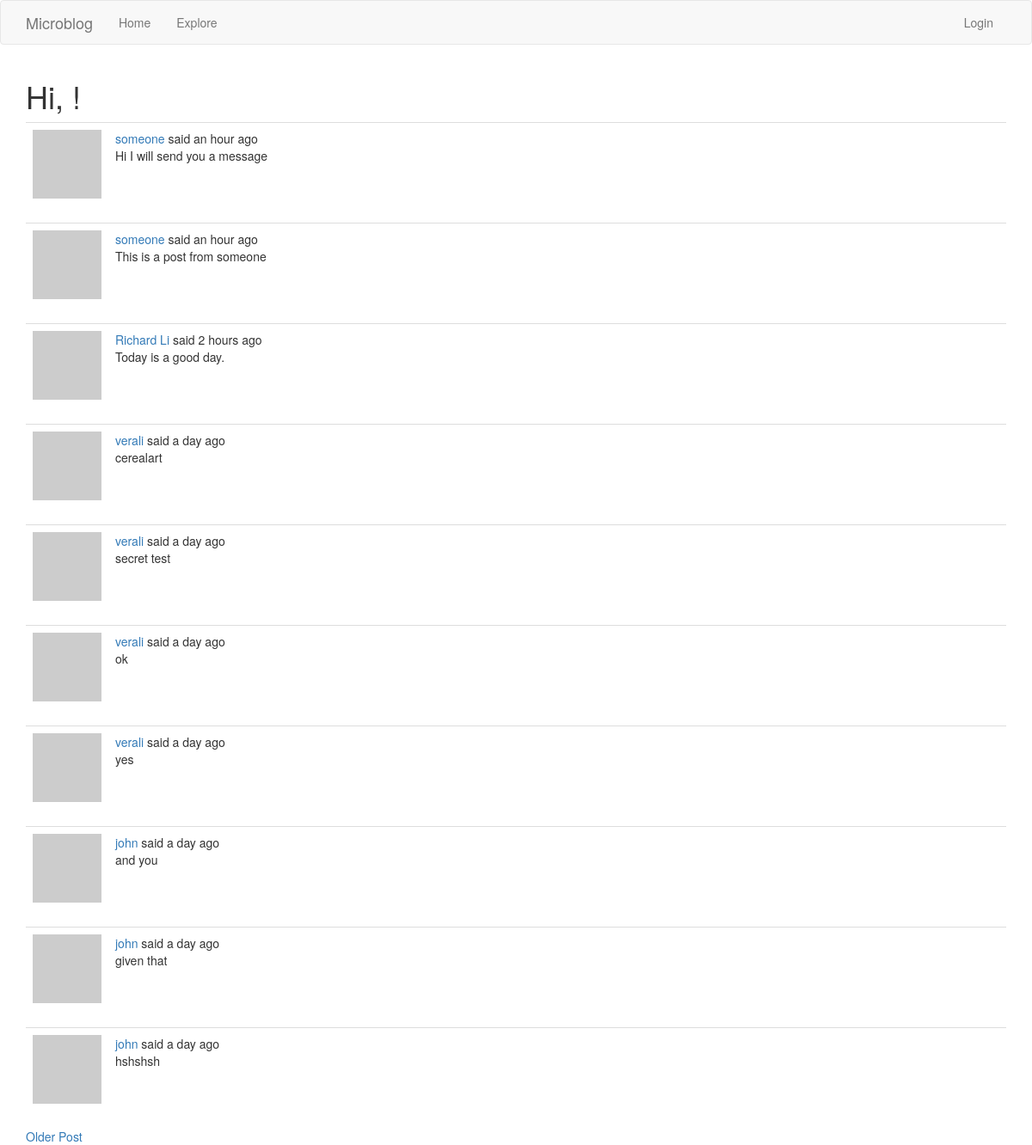
/explore, run on the app's committed database.
### app/models.py (models this page shows, shortened)
class Post(db.Model):
    id = db.Column(db.Integer,primary_key=True)
    body = db.Column(db.String(128))
    timestamp = db.Column(db.DateTime,index=True,default=datetime.utcnow)
    user_id = db.Column(db.Integer,db.ForeignKey('user.id'))

class User(UserMixin, db.Model):
    id = db.Column(db.Integer,primary_key = True)
    username = db.Column(db.String(64),index=True,unique=True)
    email = db.Column(db.String(120),index=True,unique=True)
    password_hash = db.Column(db.String(128))
    posts = db.relationship('Post',backref='author',lazy='dynamic')
    about_me = db.Column(db.String(128))
    last_seen = db.Column(db.DateTime, default=datetime.utcnow())
    followed = db.relationship(
        'User', secondary=followers,
        primaryjoin=(followers.c.follower_id == id),
        secondaryjoin=(followers.c.followed_id == id),
        backref=db.backref('followers', lazy='dynamic'), lazy='dynamic')
    def avatar(self, size):
        digest = md5(self.email.lower().encode('utf-8')).hexdigest()
        return 'https://www.gravatar.com/avatar/{}?d=identicon&s={}'.format(digest, size)

### app/routes.py (the view)
@app.route('/explore')
def explore():
    page = request.args.get('page',1,type=int)
    posts = Post.query.order_by(Post.timestamp.desc()).paginate(page,app.config['POSTS_PER_PAGE'],False)
    next_url = url_for('explore',page=posts.next_num) if posts.has_next else None
    prev_url = url_for('explore',page=posts.prev_num) if posts.has_prev else None
    return render_template('index.html',title='Explore',posts=posts.items,next_url=next_url,prev_url=prev_url)

### app/routes.py (called while the page is built)
@app.before_request
def before_request():
    if current_user.is_authenticated:
        current_user.last_seen = datetime.utcnow()
        db.session.commit()

### app/templates/index.html (shortened to what this page needs)
{% extends "base.html" %}
{% import "bootstrap/wtf.html" as wtf %}
{% block app_content %}
    <h1>Hi, {{current_user.username}}!</h1>
    {% for post in posts %}
        {% include '_post.html' %}
    {% endfor %}
    {% if next_url %}
        <a href="{{ next_url }}">Older Post</a>
    {% endif %}
{% endblock %}

### app/templates/_post.html
<table class="table table-hover">
    <tr>
        <td width="70px">
            <a href="{{ url_for('user',username=post.author.username) }}">
                <img src="{{post.author.avatar(36)}}">
            </a>
        </td>
        <td>
            <a href="{{url_for('user',username=post.author.username)}}">
                {{post.author.username}}
            </a>
            said {{ moment(post.timestamp).fromNow() }}
            <br>{{post.body}}
        </td>
    </tr>
</table>

### data on the page
Post: author.username "someone", timestamp "an hour ago", body "Hi I will send you a message"
Post: author.username "someone", timestamp "an hour ago", body "This is a post from someone"
Post: author.username "Richard Li", timestamp "2 hours ago", body "Today is a good day."
Post: author.username "verali", timestamp "a day ago", body "cerealart"
Post: author.username "verali", timestamp "a day ago", body "secret test"
Post: author.username "verali", timestamp "a day ago", body "ok"
Post: author.username "verali", timestamp "a day ago", body "yes"
Post: author.username "john", timestamp "a day ago", body "and you"
Post: author.username "john", timestamp "a day ago", body "given that"
Post: author.username "john", timestamp "a day ago", body "hshshsh"
